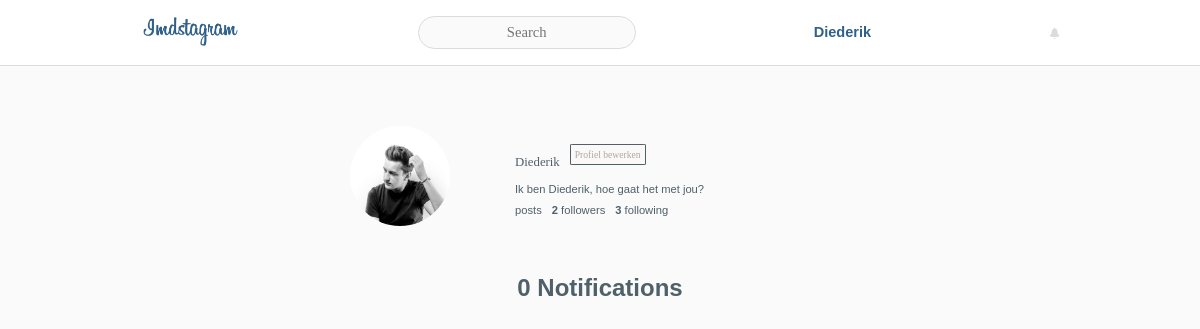
Page /notifications.php (signed in) on the earlier database version.
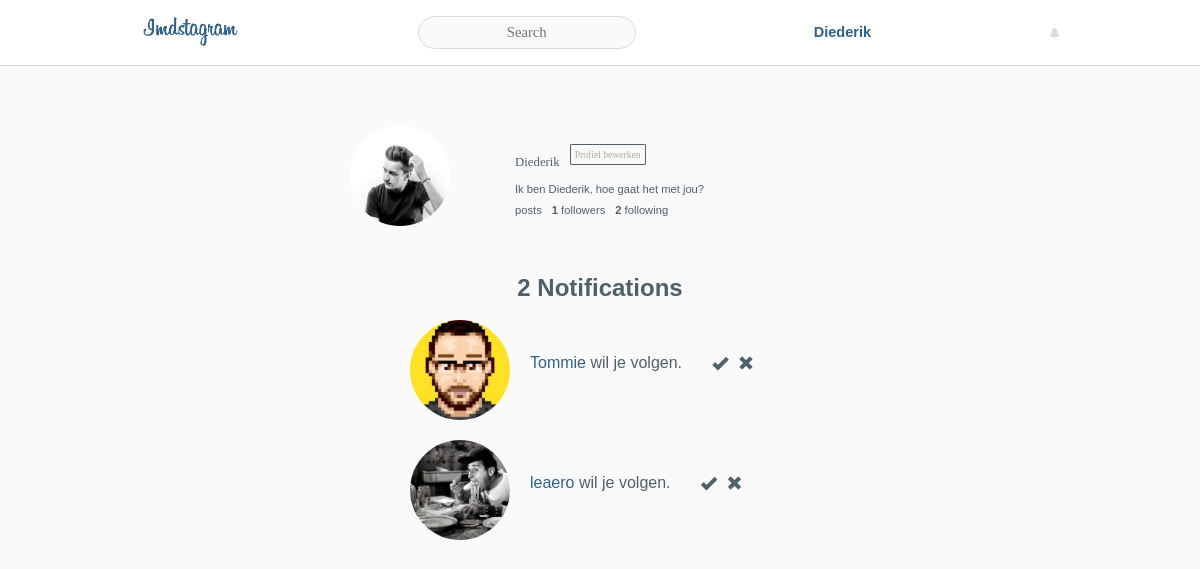
Same page on the later database version.
### tables this page shows
CREATE TABLE `users` (
  `userID` int(11) NOT NULL AUTO_INCREMENT,
  `email` varchar(255) NOT NULL,
  `fullname` varchar(255) NOT NULL,
  `username` varchar(255) NOT NULL,
  `password` varchar(255) NOT NULL,
  `private` varchar(45) NOT NULL DEFAULT 'no',
  `bio` varchar(150) DEFAULT '',
  `avatar` varchar(255) DEFAULT 'files/avatar.jpg',
  PRIMARY KEY (`userID`)
);

CREATE TABLE `followrequests` (
  `followID` int(11) unsigned NOT NULL AUTO_INCREMENT,
  `requestUserID` int(11) NOT NULL,
  `targetUserID` int(11) NOT NULL,
  PRIMARY KEY (`followID`),
  KEY `requestUserID` (`requestUserID`),
  KEY `targetUserID` (`targetUserID`),
  CONSTRAINT `followrequests_ibfk_1` FOREIGN KEY (`requestUserID`) REFERENCES `users` (`userID`),
  CONSTRAINT `followrequests_ibfk_2` FOREIGN KEY (`targetUserID`) REFERENCES `users` (`userID`)
);

### classes/users.class.php (called while the page is built, shortened)
<?php
class Users{
    private $m_sUsername;
    private $m_sfilePath;
    private $m_iUserID;
    private $m_sBio;
    private $m_iFollowCount;
    private $m_iFollowerCount;
    public function __set($p_sProperty, $p_vValue)
    {
        switch($p_sProperty){
            case "UserID":
                $this->m_iUserID = $p_vValue;
                break;
            case "FollowCount":
                $this->m_iFollowCount = $p_vValue;
                break;
            case "FollowerCount":
                $this->m_iFollowerCount = $p_vValue;
                break;
        }
    }
    public function __get($p_sProperty)
    {
        switch($p_sProperty){
            case "Username":
                return $this->m_sUsername;
                break;
            case "Image":
                return $this->m_sfilePath;
                break;
            case "UserID":
                return $this->m_iUserID;
                break;
            case "Bio":
                return $this->m_sBio;
                break;
            case "FollowCount":
                return $this->m_iFollowCount;
                break;
            case "FollowerCount":
                return $this->m_iFollowerCount;
                break;
        }
    }
    public function getProfile($p_sProperty)
    {
        $this->m_iUserID = $p_sProperty;
        $conn = new PDO('mysql:host=localhost; dbname=imdstagram', 'root', 'root');
        $getProfile = $conn->prepare("select * from users where userID = :userID");
        $getProfile->bindValue(':userID', $this->UserID);
        $getProfile->execute();
        $profileInfo = $getProfile->fetch(PDO::FETCH_ASSOC);
        $this->UserID = $profileInfo['userID'];
        $this->m_sBio = $profileInfo['bio'];
        $this->m_sUsername = $profileInfo['username'];
        $this->m_sfilePath = $profileInfo['avatar'];
    }
    public function getFollowCount($p_sProperty){
        $this->m_iUserID = $p_sProperty;
        $conn = new PDO('mysql:host=localhost; dbname=imdstagram', 'root', 'root');
        $getFollowings = $conn->prepare("select * from follows where requestUserID = :requestUserID");
        $getFollowings->bindValue(":requestUserID", $this->UserID);
        $getFollowings->execute();
        $followingCount = $getFollowings->rowCount();
        $this->FollowCount = $followingCount;
    }
    public function getFollowerCount($p_sProperty){
        $this->m_iUserID = $p_sProperty;
        $conn = new PDO('mysql:host=localhost; dbname=imdstagram', 'root', 'root');
        $getFollows = $conn->prepare("select * from follows where targetUserID = :targetUserID");
        $getFollows->bindValue(":targetUserID", $this->UserID);
        $getFollows->execute();
        $followCount = $getFollows->rowCount();
        $this->FollowerCount = $followCount;
    }
}

### classes/notifications.class.php (called while the page is built, shortened)
<?php
include_once ("includes/database.inc.php");
class Notification {
    private $m_oResults;
    private $m_iNotifCount;
    public function __set($p_sProperty, $p_vValue){
        switch($p_sProperty){
            case 'NotifCount':
                $this->m_iNotifCount = $p_vValue;
                break;
        }
    }
    public function __get($p_sProperty){
        switch($p_sProperty){
            case 'Results':
                return $this->m_oResults;
                break;
            case 'NotifCount':
                return $this->m_iNotifCount;
                break;
        }
    }
    public function getFollowRequests($p_sProperty){
        global $conn;
        $this->m_iUserID = $p_sProperty;
        $getRequests = $conn->prepare("select * from followrequests where targetUserID = :userID");
        $getRequests->bindValue("userID", $this->m_iUserID);
        $getRequests->execute();
        $requestCount = $getRequests->rowCount();
        $results = $getRequests->fetchAll();
        $this->NotifCount = $requestCount;
        $this->m_oResults = $results;
    }
}
?>

### notifications.php (the view, shortened to what this page needs)
<?php
    include_once('classes/users.class.php');
    include_once('classes/feed.class.php');
    include_once('classes/notifications.class.php');
    $userID = $_SESSION['userID'];
    $profile = new Users();
    $profile->getProfile($userID);
    $profile->getFollowCount($userID);
    $profile->getFollowerCount($userID);
    $username = $profile->Username;
    $bioText = $profile->Bio;
    $avatar = $profile->Image;
    $notifications = new Notification();
    $notifications->getFollowRequests($userID);
    $profileInfo = new Users();
?>
<!DOCTYPE html>
<html lang="en">
<head>
    <link rel="stylesheet" href="css/reset.css">
    <link rel="stylesheet" href="css/style.css">
</head>
<body>
    <?php include_once("includes/nav.inc.php"); ?>
    <div class="profileInfo">
        <img class="profilePhoto" src="<?php echo $avatar; ?>" alt="profile photo">
        <div class="profileDetails">
            <div class="editProfile">
                <p class="userName"><?php echo $username; ?></p>
                <button id="" class="btnEditProfile">Profiel bewerken</button>
            </div>
            <p class="userDescription"><?php echo $bioText; ?></p>
            <ul class="userStats">
                <li><span><?php echo $feed->PostCount; ?></span> posts</li>
                <li><span><?php echo $profile->FollowerCount; ?></span> followers</li>
                <li><span><?php echo $profile->FollowCount; ?></span> following</li>
            </ul>
        </div>
    </div>
    <h1 id="notifTitle"><?php echo $notifications->NotifCount; ?> Notifications</h1>
    <?php foreach($notifications->Results as $notification): ?>
              <div class="notifList" value="<?php echo $notification['requestUserID']; ?>">
                    <div class="notifImg"><img src="<?php $profileInfo->getProfile($notification['requestUserID']);
                      echo $profileInfo->Image; ?> " alt="" class="profilePhoto"></div>
                    <p><a href="profile.php?userID=<?php echo $notification['requestUserID']; ;?>">
                      <?php
                      $profileInfo->getProfile($notification['requestUserID']);
                      echo $profileInfo->Username;
                      ?>
                    </a> wil je volgen. </p>
                    <span class="glyphicon glyphicon-ok" value="<?php echo $notification['requestUserID']; ?>"></span>
                    <span class="glyphicon glyphicon-remove" value="<?php echo $notification['requestUserID']; ?>"></span>
              </div>
    <?php endforeach; ?>
</body>
</html>

### includes/nav.inc.php
<div class="headerProfile">
    <div class="headerContent">
        <a href="index.php"><img src="images/logo.png" alt="logo"></a>
        <div class="searchBar">
            <form name="formSearch" method="get" action="search.php">
                <span><input id="txtSearch" type="text" name="txtSearch" placeholder="Search" required></span>
            </form>
        </div>
        <a class="headerUsername" href="profile.php"><h2><?php echo $_SESSION['user']; ?></h2></a><span class="glyphicon glyphicon-bell"></span>
    </div>
</div>

### css/style.css (style rules this page uses)
.glyphicon { position: relative; top: 1px; display: inline-block; font-family: 'Glyphicons Halflings'; font-style: normal; font-weight: normal; line-height: 1; cursor: pointer; -webkit-font-smoothing: antialiased; -moz-osx-font-smoothing: grayscale; }
.glyphicon-bell { opacity: 1; color: #dddbd9; }
.glyphicon-bell:before { content: "\e123"; }
.glyphicon-ok:before { content: "\e013"; }
.glyphicon-remove:before { content: "\e014"; }
body { font-family: Montserrat, sans-serif; background-color: #FAFAFA; color: #4E606A; margin-bottom: 30px; }
body a { text-decoration: none; color: #30618B; }
.headerProfile { height: 45px; background-color: white; color: #2065a2; font-size: 0.7em; padding: 10px 10px 10px 10px; border-bottom: 1px solid #dddbd9; margin: 0 0 30px 0; display: flex; align-items: center; }
.headerProfile img { width: 100px; height: auto; }
.headerContent { width: 78%; margin-left: auto; margin-right: auto; display: flex; flex-direction: row; justify-content: space-between; align-items: center; }
.searchBar input { border: 1px solid #dddbd9; border-radius: 30px; width: 200px; background-color: #FAFAFA; padding: 8px; }
#notifTitle { font-size: 1.5em; text-align: center; }
.headerUsername { font-size: 1.3em; }
.profileInfo { width: 50%; height: 150px; margin-left: auto; margin-right: auto; padding-top: 30px; }
.profilePhoto { object-fit: cover; max-width: 100px; height: 100px; border-radius: 100%; float: left; margin-left: 50px; margin-right: 30px; }
.profileDetails { float:left; padding-top: 15px; margin-left: 35px; }
.userName { font-family: 'instaLight'; margin-right: 10px; }
.editProfile { display: flex; align-items: center; margin-bottom: 10px; }
.btnEditProfile { background-color: #fbf9f7; border:1px solid #4E606A; font-family: 'instaLight'; color: #ACA9A4; padding:4px 4px 4px 4px; font-size: 0.6em; border-radius: 5%; }
.userDescription { font-size: 0.7em; margin-bottom: 10px; }
.userStats { display: flex; flex-direction: row; font-size: 0.7em; }
.userStats li { margin-right: 10px; }
.userStats span { font-weight: bold; }
#floatingBtn a:active,a:link,a:visited { text-decoration: none; }
p { margin-top : 15px; font-size: .8em; }
button { cursor: pointer; }
.notifList { max-width: 400px; height: 100px; margin-left: auto; margin-right: auto; margin-top: 20px; display: flex; }
.notifList p { margin-left: 10px; font-size: 1em; padding: 20px 20px 0px 20px; }
.notifImg { width: 100px; height: 100px; }
.notifList img { margin-left: 10px; margin-right: 10px; }
.notifList span { padding-left: 10px; padding-top: 35px; }

Differences in the rows shown:
added followrequests: requestUserID.avatar (placeholder picture), requestUserID.username "Tommie"
added followrequests: requestUserID.avatar (picture), requestUserID.username "leaero"
Other differences:
$profile->FollowerCount: (not shown) → "1"
$notifications->NotifCount: "0" → "2"
$profile->FollowCount: "3" → (not shown)
